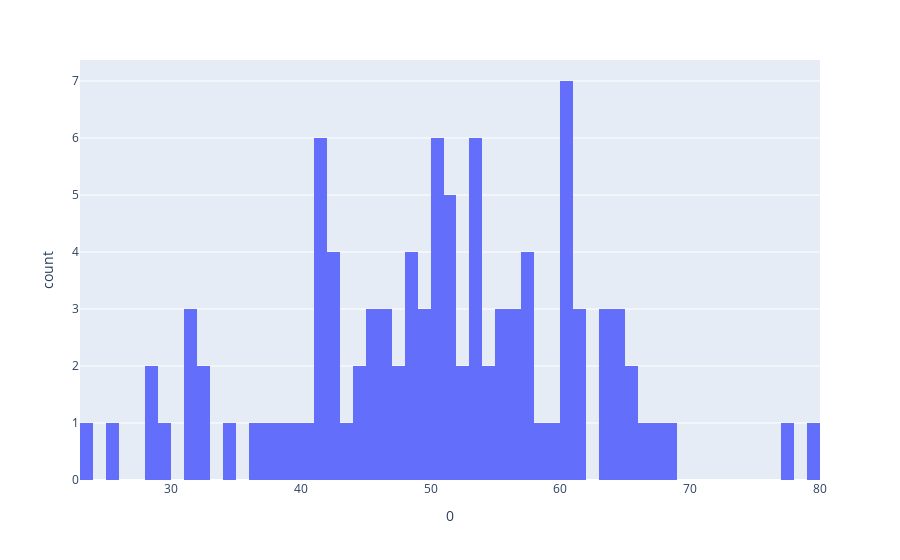

Notebook source saved alongside this figure:
### Markdown cell above
1. By using distribution=np.random.name_distribution([],[]), write the name of distribution of your choice in place of `name_distribution`and fill out the bracket with your choice again. Then please, 

a) Draw the histogram and interpret

### Code cell
import numpy as np
import pandas as pd
import statistics as stc
import plotly.express as px

distribution = pd.DataFrame([np.random.normal(50,10,100)]).T
display(distribution)
fig = px.histogram(distribution, x = 0, nbins = 100)
fig.show()
#In the graph we can observe which value generated how many times. As we can see generated values distributed around 50(our mean)
#and most of the values are between 40 and 60. (STD = 10) However we also get values in range 30-80 even they are few.

### Figure 1 — Plotly figure (JSON) as saved in the notebook; plotly's stock layout.template omitted (floating-point values rounded to 4 significant figures)
{"data": [{"alignmentgroup": "True", "bingroup": "x", "hovertemplate": "0=%{x}<br>count=%{y}<extra></extra>", "legendgroup": "", "marker": {"color": "#636efa"}, "name": "", "nbinsx": 100, "offsetgroup": "", "orientation": "v", "showlegend": false, "type": "histogram", "x": [53.08, 32.6, 55.41, 53.02, 79.93, 32.14, 53.64, 42.61, 41.39, 56.28, 53.72, 41.54, 41.57, 45.06, 56.72, 63.24, 57.21, 50.25, 42.71, 52.39, 46.47, 46.12, 23.42, 57.76, 37.76, 54.46, 50.91, 53.85, 48.21, 51.57, 47.78, 66.1, 45.51, 64.66, 34.8, 49.14, 48.6, 67.7, 63.22, 41.77, 51.63, 29.84, 61.38, 41.81, 42.46, 47.74, 59.97, 57.7, 50.65, 44.44, 57.86, 44.14, 60.83, 46.48, 31.73, 50.5, 58.9, 50.93, 64.32, 45.36, 38.79, 56.08, 60.76, 49.02, 68.55, 65.4, 48.75, 48.82, 63.27, 40.97, 53.37, 65.27, 49.83, 51.17, 64.81, 60.02, 55.13, 28.84, 52.42, 61.03, 25.66, 43.3, 28.85, 60.63, 60.43, 77.87, 50.68, 61.54, 51.13, 42.58, 41.55, 60.99, 31.49, 39.95, 55.63, 31.35, 36.91, 54.82, 51.25, 60.79], "xaxis": "x", "yaxis": "y"}], "layout": {"barmode": "relative", "legend": {"tracegroupgap": 0}, "margin": {"t": 60}, "xaxis": {"anchor": "y", "domain": [0, 1], "title": {"text": "0"}}, "yaxis": {"anchor": "x", "domain": [0, 1], "title": {"text": "count"}}}}
